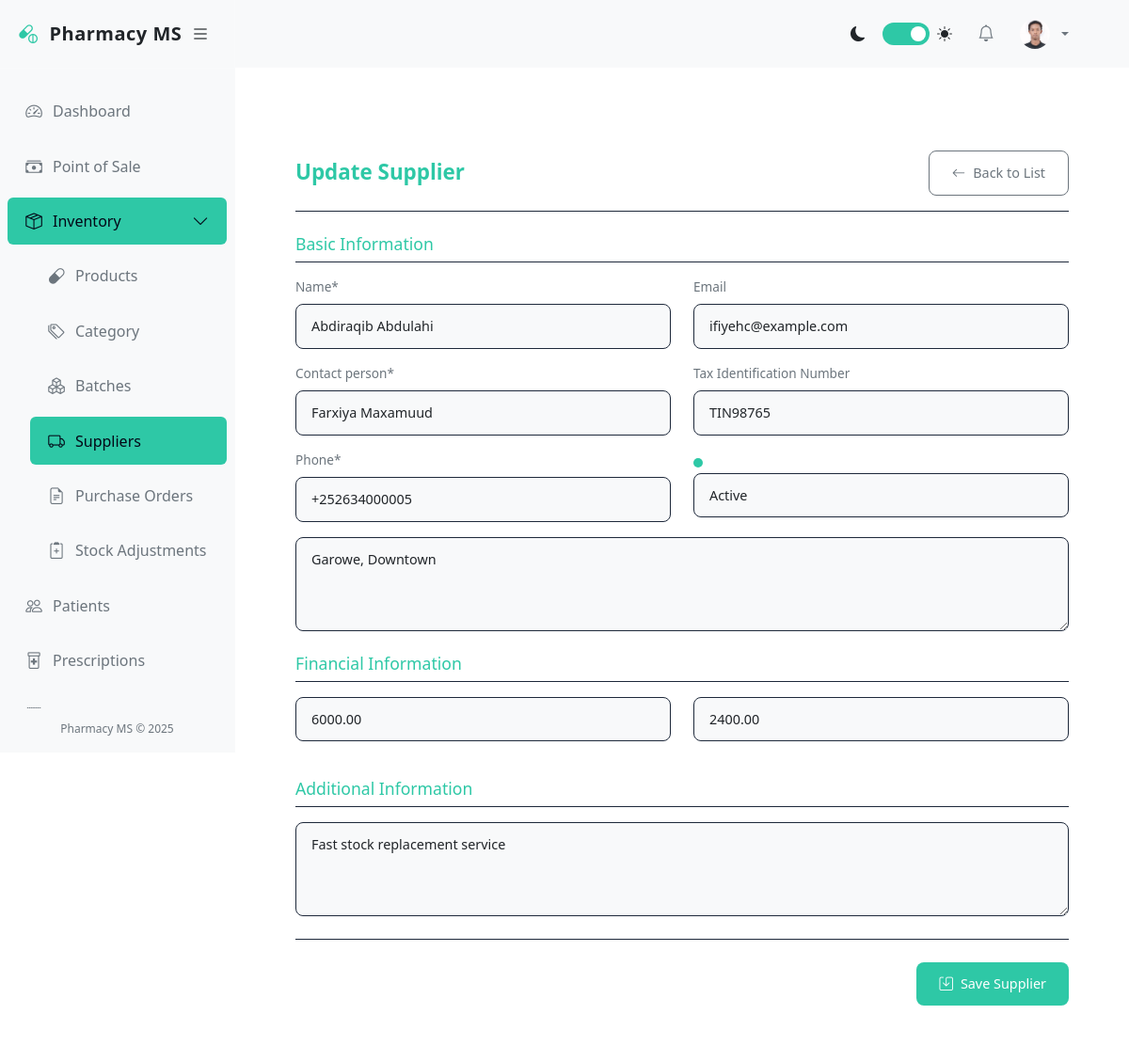
Screenshot of /pharmacy/suppliers/8/update/ (signed in) with the database file from the repository.
### accounts/models.py (models this page shows, shortened)
class User(AbstractUser):
    GENDER_CHOICES = (
        ('M', 'Male'),
        ('F', 'Female'),
        ('O', 'Other'),
    )
    ROLES = (
        ('admin', 'Administrator'),
        ('pharmacist', 'Pharmacist'),
        ('cashier', 'Cashier'),
        ('manager', 'Manager'),
        ('staff', 'Staff'),
    )
    role = models.CharField(max_length=20, choices=ROLES, default='staff')
    gender = models.CharField(max_length=1, choices=GENDER_CHOICES, blank=True, null=True)
    phone = models.CharField(max_length=20, blank=True, null=True)
    address = models.TextField(blank=True, null=True)
    date_of_birth = models.DateField(blank=True, null=True)
    hire_date = models.DateField(blank=True, null=True)
    profile_picture = models.ImageField(upload_to='profile_pics/', blank=True, null=True)
    is_active = models.BooleanField(default=True)

### pharmacy/models.py (models this page shows, shortened)
class Supplier(models.Model):
    STATUS_CHOICES = [
        ('ACTIVE', 'Active'),
        ('INACTIVE', 'Inactive'),
        ('ON_HOLD', 'On Hold'),
    ]
    name = models.CharField(max_length=100)
    contact_person = models.CharField(max_length=100)
    phone = models.CharField(max_length=20)
    email = models.EmailField(blank=True, null=True)
    address = models.TextField()
    tax_id = models.CharField(max_length=50, blank=True, null=True, verbose_name="Tax ID")
    credit_limit = models.DecimalField(
        max_digits=10,
        decimal_places=2,
        default=0,
        validators=[MinValueValidator(Decimal('0.00'))]
    )
    current_balance = models.DecimalField(
        max_digits=10,
        decimal_places=2,
        default=0
    )
    status = models.CharField(
        max_length=10,
        choices=STATUS_CHOICES,
        default='ACTIVE'
    )
    notes = models.TextField(blank=True, null=True)
    created_at = models.DateTimeField(auto_now_add=True)
    updated_at = models.DateTimeField(auto_now=True)
    class Meta:
        ordering = ['name']
        verbose_name = 'Supplier'
        verbose_name_plural = 'Suppliers'

### pharmacy/views.py (the view)
# urls.py: path('suppliers/<int:pk>/update/', views.supplier_update, name='supplier_update'),
@login_required
def supplier_update(request, pk):
    supplier = get_object_or_404(Supplier, pk=pk)
    if request.method == 'POST':
        form = SupplierForm(request.POST, instance=supplier)
        if form.is_valid():
            form.save()
            messages.success(request, 'Supplier updated successfully!')
            return redirect('supplier_list')
    else:
        form = SupplierForm(instance=supplier)
    return render(request, 'pharmacy/supplier/supplier_form.html', {'form': form, 'title': 'Update Supplier'})

### pharmacy/templates/pharmacy/supplier/supplier_form.html (shortened to what this page needs)
{% extends 'base.html' %}
{% load crispy_forms_tags %}
{% block content %}
<div class="supplier-form-container">
    <div class="form-header">
        <h2 class="form-title">{{ title }}</h2>
        <a href="{% url 'supplier_list' %}" class="btn btn-outline">
            <i class="bi bi-arrow-left"></i> Back to List
        </a>
    </div>
    <form method="post">
        <div class="form-section">
            <h3 class="section-title">Basic Information</h3>
            <div class="row">
                <div class="col-md-6">
                    <div class="form-group mb-3">
                        {{ form.name|as_crispy_field }}
                    </div>
                    <div class="form-group mb-3">
                        {{ form.contact_person|as_crispy_field }}
                    </div>
                    <div class="form-group mb-3">
                        {{ form.phone|as_crispy_field }}
                    </div>
                </div>
                <div class="col-md-6">
                    <div class="form-group mb-3">
                        {{ form.email|as_crispy_field }}
                    </div>
                    <div class="form-group mb-3">
                        {{ form.tax_id|as_crispy_field }}
                    </div>
                    <div class="form-group mb-3">
                        {{ form.status }}
                    </div>
                </div>
            </div>
            <div class="form-group mb-3">
                {{ form.address }}
            </div>
        </div>
        <div class="form-section">
            <h3 class="section-title">Financial Information</h3>
            <div class="row">
                <div class="col-md-6">
                    <div class="form-group mb-3">
                        {{ form.credit_limit }}
                    </div>
                </div>
                <div class="col-md-6">
                    <div class="form-group mb-3">
                        {{ form.current_balance }}
                    </div>
                </div>
            </div>
        </div>
        <div class="form-section">
            <h3 class="section-title">Additional Information</h3>
            <div class="form-group mb-3">
                {{ form.notes }}
            </div>
        </div>
        <div class="form-actions">
            <button type="submit" class="btn btn-primary">
                <i class="bi bi-save"></i> Save Supplier
            </button>
        </div>
    </form>
</div>
{% endblock %}

### pharmacy/templates/base.html (shortened to what this page needs)
<!DOCTYPE html>
<html lang="en">
<head>
    <link href="https://cdn.jsdelivr.net/npm/bootstrap@5.3.0/dist/css/bootstrap.min.css" rel="stylesheet">
    <link rel="stylesheet" href="https://cdn.jsdelivr.net/npm/bootstrap-icons@1.10.0/font/bootstrap-icons.css">
</head>
<body>
    <div class="d-flex">
        <div class="sidebar" id="sidebar">
            <div class="sidebar-header">
                <a href="{% url 'dashboard' %}" class="sidebar-brand">
                    <i class="bi bi-capsule-pill sidebar-brand-icon"></i>
                    <span id="sidebar-title">Pharmacy MS</span>
                </a>
                <button class="toggle-btn" id="toggle-sidebar">
                    <i class="bi bi-list"></i>
                </button>
            </div>
            <div class="px-2 py-3" style="height: calc(100% - 120px); overflow-y: auto;">
                <ul class="nav flex-column">
                    <li class="nav-item">
                        <a class="nav-link {% if request.resolver_match.url_name == 'dashboard' %}active{% endif %}"
                            href="{% url 'dashboard' %}">
                            <i class="bi bi-speedometer2"></i>
                            <span class="nav-link-text ms-2">Dashboard</span>
                        </a>
                    </li>
                    <li class="nav-item">
                        <a class="nav-link {% if 'pos' in request.resolver_match.url_name %}active{% endif %}"
                            href="{% url 'pos' %}">
                            <i class="bi bi-cash-stack"></i>
                            <span class="nav-link-text ms-2">Point of Sale</span>
                        </a>
                    </li>
                    <li class="nav-item">
                        <a class="nav-link {% if 'product' in request.resolver_match.url_name or 'batch' in request.resolver_match.url_name or 'supplier' in request.resolver_match.url_name or 'purchase_order' in request.resolver_match.url_name %}active{% endif %}"
                            data-bs-toggle="collapse" href="#inventoryCollapse">
                            <i class="bi bi-box-seam"></i>
                            <span class="nav-link-text ms-2">Inventory</span>
                            <i class="bi bi-chevron-down collapse-icon ms-auto"></i>
                        </a>
                        <div class="collapse {% if 'product' in request.resolver_match.url_name or 'batch' in request.resolver_match.url_name or 'supplier' in request.resolver_match.url_name or 'purchase_order' in request.resolver_match.url_name %}show{% endif %}"
                            id="inventoryCollapse">
                            <ul class="nav flex-column ps-4">
                                <li class="nav-item">
                                    <a class="nav-link {% if 'product' in request.resolver_match.url_name %}active{% endif %}"
                                        href="{% url 'product_list' %}">
                                        <i class="bi bi-capsule"></i>
                                        <span class="nav-link-text ms-2">Products</span>
                                    </a>
                                </li>
                                <li class="nav-item">
                                    <a class="nav-link {% if 'category' in request.resolver_match.url_name %}active{% endif %}"
                                        href="{% url 'category_list' %}">
                                        <i class="bi bi-tags"></i>
                                        <span class="nav-link-text ms-2">Category</span>
                                    </a>
                                </li>
                                <li class="nav-item">
                                    <a class="nav-link {% if 'batch' in request.resolver_match.url_name %}active{% endif %}"
                                        href="{% url 'batch_list' %}">
                                        <i class="bi bi-boxes"></i>
                                        <span class="nav-link-text ms-2">Batches</span>
                                    </a>
                                </li>
                                <li class="nav-item">
                                    <a class="nav-link {% if 'supplier' in request.resolver_match.url_name %}active{% endif %}"
                                        href="{% url 'supplier_list' %}">
                                        <i class="bi bi-truck"></i>
                                        <span class="nav-link-text ms-2">Suppliers</span>
                                    </a>
                                </li>
                                <li class="nav-item">
                                    <a class="nav-link {% if 'purchase_order' in request.resolver_match.url_name %}active{% endif %}"
                                        href="{% url 'purchase_order_list' %}">
                                        <i class="bi bi-file-earmark-text"></i>
                                        <span class="nav-link-text ms-2">Purchase Orders</span>
                                    </a>
                                </li>
                                <li class="nav-item">
                                    <a class="nav-link {% if 'stock_adjustment' in request.resolver_match.url_name %}active{% endif %}"
                                        href="{% url 'stock_adjustment_list' %}">
                                        <i class="bi bi-clipboard2-plus"></i>
                                        <span class="nav-link-text ms-2">Stock Adjustments</span>
                                    </a>
                                </li>
                            </ul>
                        </div>
                    </li>
                    <li class="nav-item">
                        <a class="nav-link {% if 'patient' in request.resolver_match.url_name %}active{% endif %}"
                            href="{% url 'patient_list' %}">
                            <i class="bi bi-people"></i>
                            <span class="nav-link-text ms-2">Patients</span>
                        </a>
                    </li>
                    <li class="nav-item">
                        <a class="nav-link {% if 'prescription' in request.resolver_match.url_name %}active{% endif %}"
                            href="{% url 'prescription_list' %}">
                            <i class="bi bi-prescription2"></i>
                            <span class="nav-link-text ms-2">Prescriptions</span>
                        </a>
                    </li>
                    <li class="nav-item">
                        <a class="nav-link {% if 'sale' in request.resolver_match.url_name and 'pos' not in request.resolver_match.url_name %}active{% endif %}"
                            href="{% url 'sale_list' %}">
                            <i class="bi bi-receipt"></i>
                            <span class="nav-link-text ms-2">Sales History</span>
                        </a>
                    </li>
                </ul>
            </div>
            <div class="sidebar-footer">
                Pharmacy MS &copy; 2025
            </div>
        </div>
        <div class="main-content flex-grow-1" id="main-content">
            <nav class="navbar navbar-expand-lg navbar-light bg-light border-bottom">
                <div class="container-fluid">
                    <div class="collapse navbar-collapse" id="navbarSupportedContent">
                        <ul class="navbar-nav ms-auto align-items-center">
                            <li class="nav-item me-3">
                                <div class="d-flex align-items-center">
                                    <i class="bi bi-moon-fill me-2"></i>
                                    <label class="theme-switch">
                                        <span class="slider"></span>
                                    </label>
                                    <i class="bi bi-sun-fill ms-2"></i>
                                </div>
                            </li>
                            <li class="nav-item dropdown me-2">
                                <a class="nav-link position-relative" href="#" id="notificationsDropdown" role="button"
                                    data-bs-toggle="dropdown">
                                    <i class="bi bi-bell"></i>
                                </a>
                            </li>
                            <li class="nav-item dropdown">
                                <a class="nav-link dropdown-toggle d-flex align-items-center" href="#" id="userDropdown"
                                    role="button" data-bs-toggle="dropdown">
                                    {% if user.profile_picture %}
                                    <img src="{{ user.profile_picture.url }}" class="rounded-circle me-2" width="32"
                                        height="32" alt="Profile">
                                    {% else %}
                                    <i class="bi bi-person-circle me-2"></i>
                                    {% endif %}
                                </a>
                            </li>
                        </ul>
                    </div>
                </div>
            </nav>
            <div class="container-fluid py-4">
                {% block content %}{% endblock %}
            </div>
        </div>
    </div>
</body>
</html>

### rows the page displays
User: profile_picture (picture)
Supplier: name "Abdiraqib Abdulahi", contact_person "Farxiya Maxamuud", phone "+252634000005", email "ifiyehc@example.com", tax_id "TIN98765", status "Active", address "Garowe, Downtown", credit_limit "6000.00", current_balance "2400.00", notes "Fast stock replacement service"

### other values shown
{{ title }} "Update Supplier"
